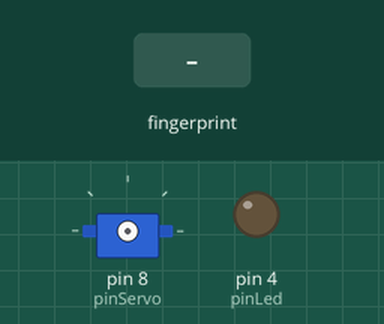
Recording of a sketch running on a simulated Arduino Uno, built with avr-gcc and run on an emulated ATmega328P. On the bench: servo, output pins drawn as LEDs (lit = HIGH). The test bench sets the inputs (shaded band).

Above: at 0.1 s.
At 2.2 s:
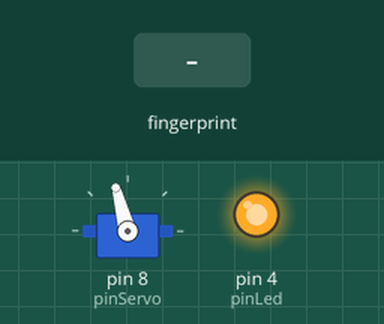
2.3 s: finger stored as number 1 placed on the sensor
At 3.0 s:
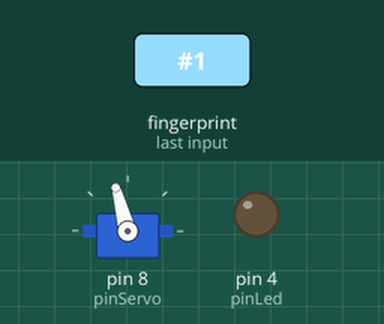
Timing chart, 0 to 5.3 s (numbered marks = the images above; inputs shaded):
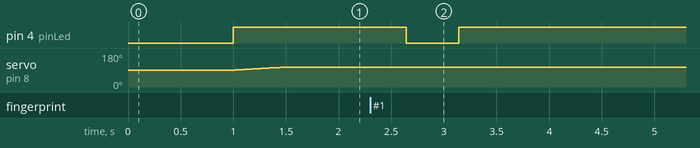

Measured:
- after the input at 2.3 s, pin 4 (pinLed): HIGH → LOW after 0.34 s, → HIGH 0.50 s later

The sketch:

Q0791_Sketch.ino
```cpp
/*
     CÓDIGO:    Q0791
     AUTOR:     BrincandoComIdeias
     ACOMPANHE: https://www.youtube.com/brincandocomideias ; https://www.instagram.com/canalbrincandocomideias/
     APRENDA:   https://cursodearduino.net/ ; https://cursoderobotica.net
     COMPRE:    https://www.arducore.com.br/
     SKETCH:    Trava com leitor biometrico
     DATA:      26/10/2021
*/
#include <Adafruit_Fingerprint.h>
#include <VarSpeedServo.h>

#define pinLed    4
#define pinServo  8

#define ABERTO    10
#define FECHADO   105
#define LIBERADO  3

Adafruit_Fingerprint finger = Adafruit_Fingerprint(&Serial);

VarSpeedServo trava;

unsigned long ultimaLeitura = 0;
int digital = -1;

void setup() {
  finger.begin(57600);

  pinMode(pinLed, OUTPUT);
  digitalWrite(pinLed, LOW);

  if (!finger.verifyPassword()) {
    while (true) {
      digitalWrite(pinLed, bitRead(millis() , 5));
    }
  }

  trava.attach(pinServo);
  trava.slowmove(FECHADO, 20);

  finger.getTemplateCount();

  if (finger.templateCount > 0) {
    digitalWrite(pinLed, HIGH); //SETUP CONCLUIDO
  } else {
    while (true) {
      digitalWrite(pinLed, bitRead(millis() , 5));
    }
  }

}

void loop() {
  digital = getFingerprintID();

  if (digital > 0) {
    digitalWrite(pinLed, LOW);
    delay(500);
    if (digital == LIBERADO) {
      trava.slowmove(ABERTO, 20);
      delay(5000);
      trava.slowmove(FECHADO, 20);
    } else {
      Serial.println ("Acesso Não Autorizado!");
    }
    digitalWrite(pinLed, HIGH);
  }

  delay(100);
}

int getFingerprintID() {
  uint8_t fp = finger.getImage();
  if (fp != FINGERPRINT_OK)  return -1;

  fp = finger.image2Tz();
  if (fp != FINGERPRINT_OK)  return -1;

  fp = finger.fingerFastSearch();
  if (fp != FINGERPRINT_OK)  return -1;

  // found a match!
  Serial.print("\nEncontrado ID #"); Serial.println(finger.fingerID);
  return finger.fingerID;
}
```
